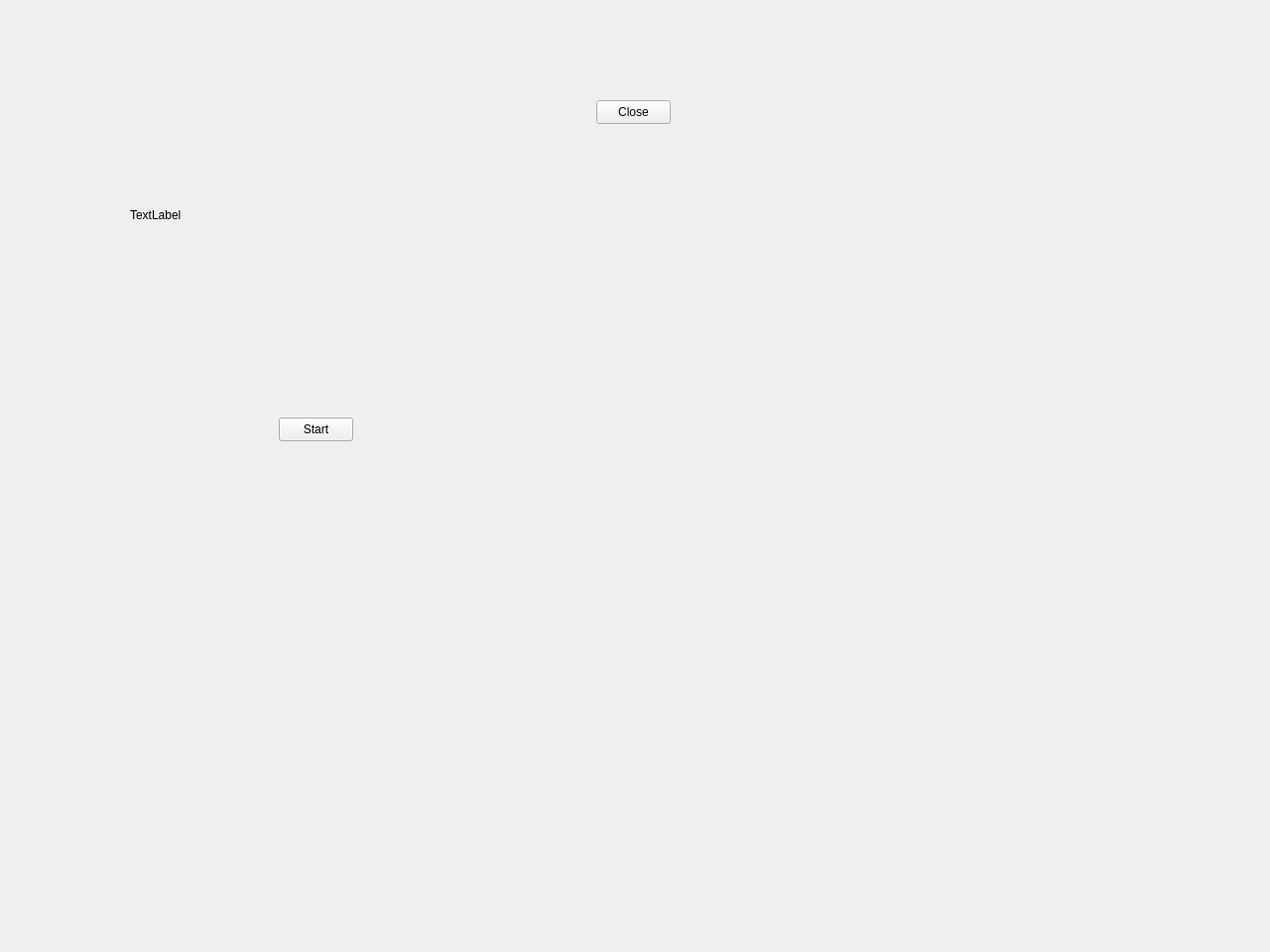
<?xml version="1.0" encoding="UTF-8"?>
<ui version="4.0">
 <class>Form</class>
 <widget class="QWidget" name="Form">
  <property name="geometry">
   <rect>
    <x>0</x>
    <y>0</y>
    <width>1280</width>
    <height>960</height>
   </rect>
  </property>
  <property name="windowTitle">
   <string>Form</string>
  </property>
  <layout class="QVBoxLayout" name="verticalLayout">
   <item>
    <widget class="QStackedWidget" name="stackedWidget">
     <widget class="QWidget" name="main_page">
      <widget class="QPushButton" name="main_next_button">
       <property name="geometry">
        <rect>
         <x>270</x>
         <y>410</y>
         <width>75</width>
         <height>24</height>
        </rect>
       </property>
       <property name="text">
        <string>Start</string>
       </property>
      </widget>
      <widget class="QPushButton" name="pushButton">
       <property name="geometry">
        <rect>
         <x>590</x>
         <y>90</y>
         <width>75</width>
         <height>24</height>
        </rect>
       </property>
       <property name="text">
        <string>Close</string>
       </property>
      </widget>
      <widget class="QLabel" name="video_stream">
       <property name="geometry">
        <rect>
         <x>120</x>
         <y>80</y>
         <width>341</width>
         <height>251</height>
        </rect>
       </property>
       <property name="text">
        <string>TextLabel</string>
       </property>
      </widget>
     </widget>
     <widget class="QWidget" name="info_page">
      <widget class="QLabel" name="info_label">
       <property name="geometry">
        <rect>
         <x>280</x>
         <y>190</y>
         <width>50</width>
         <height>16</height>
        </rect>
       </property>
       <property name="text">
        <string>Info</string>
       </property>
      </widget>
      <widget class="QPushButton" name="info_home_button">
       <property name="geometry">
        <rect>
         <x>490</x>
         <y>330</y>
         <width>75</width>
         <height>24</height>
        </rect>
       </property>
       <property name="text">
        <string>Home</string>
       </property>
      </widget>
      <widget class="QPushButton" name="info_next_button">
       <property name="geometry">
        <rect>
         <x>480</x>
         <y>390</y>
         <width>75</width>
         <height>24</height>
        </rect>
       </property>
       <property name="text">
        <string>Next</string>
       </property>
      </widget>
      <widget class="QPushButton" name="info_prev_button">
       <property name="geometry">
        <rect>
         <x>360</x>
         <y>390</y>
         <width>75</width>
         <height>24</height>
        </rect>
       </property>
       <property name="text">
        <string>Prev</string>
       </property>
      </widget>
     </widget>
     <widget class="QWidget" name="input_page">
      <widget class="QPushButton" name="input_next_button">
       <property name="geometry">
        <rect>
         <x>460</x>
         <y>400</y>
         <width>75</width>
         <height>24</height>
        </rect>
       </property>
       <property name="text">
        <string>Next</string>
       </property>
      </widget>
      <widget class="QPushButton" name="input_home_button">
       <property name="geometry">
        <rect>
         <x>490</x>
         <y>320</y>
         <width>75</width>
         <height>24</height>
        </rect>
       </property>
       <property name="text">
        <string>Home</string>
       </property>
      </widget>
      <widget class="QLabel" name="input_label">
       <property name="geometry">
        <rect>
         <x>250</x>
         <y>190</y>
         <width>50</width>
         <height>16</height>
        </rect>
       </property>
       <property name="text">
        <string>Input</string>
       </property>
      </widget>
      <widget class="QPushButton" name="input_prev_button">
       <property name="geometry">
        <rect>
         <x>340</x>
         <y>400</y>
         <width>75</width>
         <height>24</height>
        </rect>
       </property>
       <property name="text">
        <string>Prev</string>
       </property>
      </widget>
     </widget>
     <widget class="QWidget" name="mode_select_page">
      <widget class="QPushButton" name="mode_select_home_button">
       <property name="geometry">
        <rect>
         <x>480</x>
         <y>260</y>
         <width>75</width>
         <height>24</height>
        </rect>
       </property>
       <property name="text">
        <string>Home</string>
       </property>
      </widget>
      <widget class="QPushButton" name="mode_select_image_button">
       <property name="geometry">
        <rect>
         <x>170</x>
         <y>380</y>
         <width>75</width>
         <height>24</height>
        </rect>
       </property>
       <property name="text">
        <string>Image</string>
       </property>
      </widget>
      <widget class="QLabel" name="mode_select_label">
       <property name="geometry">
        <rect>
         <x>260</x>
         <y>180</y>
         <width>101</width>
         <height>31</height>
        </rect>
       </property>
       <property name="text">
        <string>mode select</string>
       </property>
      </widget>
      <widget class="QPushButton" name="mode_select_video_button">
       <property name="geometry">
        <rect>
         <x>370</x>
         <y>380</y>
         <width>75</width>
         <height>24</height>
        </rect>
       </property>
       <property name="text">
        <string>Video</string>
       </property>
      </widget>
      <widget class="QPushButton" name="mode_select_prev_button">
       <property name="geometry">
        <rect>
         <x>480</x>
         <y>310</y>
         <width>75</width>
         <height>24</height>
        </rect>
       </property>
       <property name="text">
        <string>Prev</string>
       </property>
      </widget>
     </widget>
     <widget class="QWidget" name="image_page">
      <widget class="QPushButton" name="image_next_button">
       <property name="geometry">
        <rect>
         <x>440</x>
         <y>360</y>
         <width>75</width>
         <height>24</height>
        </rect>
       </property>
       <property name="text">
        <string>Next</string>
       </property>
      </widget>
      <widget class="QPushButton" name="image_home_button">
       <property name="geometry">
        <rect>
         <x>470</x>
         <y>300</y>
         <width>75</width>
         <height>24</height>
        </rect>
       </property>
       <property name="text">
        <string>Home</string>
       </property>
      </widget>
      <widget class="QLabel" name="image_label">
       <property name="geometry">
        <rect>
         <x>230</x>
         <y>140</y>
         <width>50</width>
         <height>16</height>
        </rect>
       </property>
       <property name="text">
        <string>image</string>
       </property>
      </widget>
      <widget class="QPushButton" name="image_prev_button">
       <property name="geometry">
        <rect>
         <x>330</x>
         <y>360</y>
         <width>75</width>
         <height>24</height>
        </rect>
       </property>
       <property name="text">
        <string>Prev</string>
       </property>
      </widget>
     </widget>
     <widget class="QWidget" name="video_page">
      <widget class="QPushButton" name="video_home_button">
       <property name="geometry">
        <rect>
         <x>490</x>
         <y>250</y>
         <width>75</width>
         <height>24</height>
        </rect>
       </property>
       <property name="text">
        <string>Home</string>
       </property>
      </widget>
      <widget class="QPushButton" name="video_next_button">
       <property name="geometry">
        <rect>
         <x>450</x>
         <y>410</y>
         <width>75</width>
         <height>24</height>
        </rect>
       </property>
       <property name="text">
        <string>Next</string>
       </property>
      </widget>
      <widget class="QLabel" name="video_label">
       <property name="geometry">
        <rect>
         <x>290</x>
         <y>160</y>
         <width>50</width>
         <height>16</height>
        </rect>
       </property>
       <property name="text">
        <string>video</string>
       </property>
      </widget>
      <widget class="QPushButton" name="video_prev_button">
       <property name="geometry">
        <rect>
         <x>500</x>
         <y>300</y>
         <width>75</width>
         <height>24</height>
        </rect>
       </property>
       <property name="text">
        <string>Prev</string>
       </property>
      </widget>
     </widget>
     <widget class="QWidget" name="end_page">
      <widget class="QPushButton" name="end_home_button">
       <property name="geometry">
        <rect>
         <x>470</x>
         <y>370</y>
         <width>75</width>
         <height>24</height>
        </rect>
       </property>
       <property name="text">
        <string>Home</string>
       </property>
      </widget>
      <widget class="QLabel" name="end_label">
       <property name="geometry">
        <rect>
         <x>260</x>
         <y>160</y>
         <width>131</width>
         <height>31</height>
        </rect>
       </property>
       <property name="text">
        <string>Thank you</string>
       </property>
      </widget>
     </widget>
    </widget>
   </item>
  </layout>
 </widget>
 <resources/>
 <connections>
  <connection>
   <sender>main_next_button</sender>
   <signal>clicked()</signal>
   <receiver>Form</receiver>
   <slot>go_next_page()</slot>
   <hints>
    <hint type="sourcelabel">
     <x>319</x>
     <y>432</y>
    </hint>
    <hint type="destinationlabel">
     <x>418</x>
     <y>477</y>
    </hint>
   </hints>
  </connection>
  <connection>
   <sender>info_home_button</sender>
   <signal>clicked()</signal>
   <receiver>Form</receiver>
   <slot>go_home_page()</slot>
   <hints>
    <hint type="sourcelabel">
     <x>552</x>
     <y>350</y>
    </hint>
    <hint type="destinationlabel">
     <x>422</x>
     <y>479</y>
    </hint>
   </hints>
  </connection>
  <connection>
   <sender>end_home_button</sender>
   <signal>clicked()</signal>
   <receiver>Form</receiver>
   <slot>go_home_page()</slot>
   <hints>
    <hint type="sourcelabel">
     <x>508</x>
     <y>400</y>
    </hint>
    <hint type="destinationlabel">
     <x>634</x>
     <y>475</y>
    </hint>
   </hints>
  </connection>
  <connection>
   <sender>image_next_button</sender>
   <signal>clicked()</signal>
   <receiver>Form</receiver>
   <slot>go_end_page()</slot>
   <hints>
    <hint type="sourcelabel">
     <x>499</x>
     <y>381</y>
    </hint>
    <hint type="destinationlabel">
     <x>603</x>
     <y>479</y>
    </hint>
   </hints>
  </connection>
  <connection>
   <sender>image_home_button</sender>
   <signal>clicked()</signal>
   <receiver>Form</receiver>
   <slot>go_home_page()</slot>
   <hints>
    <hint type="sourcelabel">
     <x>525</x>
     <y>318</y>
    </hint>
    <hint type="destinationlabel">
     <x>637</x>
     <y>352</y>
    </hint>
   </hints>
  </connection>
  <connection>
   <sender>info_next_button</sender>
   <signal>clicked()</signal>
   <receiver>Form</receiver>
   <slot>go_next_page()</slot>
   <hints>
    <hint type="sourcelabel">
     <x>532</x>
     <y>411</y>
    </hint>
    <hint type="destinationlabel">
     <x>633</x>
     <y>443</y>
    </hint>
   </hints>
  </connection>
  <connection>
   <sender>input_next_button</sender>
   <signal>clicked()</signal>
   <receiver>Form</receiver>
   <slot>go_next_page()</slot>
   <hints>
    <hint type="sourcelabel">
     <x>515</x>
     <y>418</y>
    </hint>
    <hint type="destinationlabel">
     <x>636</x>
     <y>415</y>
    </hint>
   </hints>
  </connection>
  <connection>
   <sender>input_home_button</sender>
   <signal>clicked()</signal>
   <receiver>Form</receiver>
   <slot>go_home_page()</slot>
   <hints>
    <hint type="sourcelabel">
     <x>548</x>
     <y>339</y>
    </hint>
    <hint type="destinationlabel">
     <x>634</x>
     <y>343</y>
    </hint>
   </hints>
  </connection>
  <connection>
   <sender>mode_select_image_button</sender>
   <signal>clicked()</signal>
   <receiver>Form</receiver>
   <slot>go_next_page()</slot>
   <hints>
    <hint type="sourcelabel">
     <x>227</x>
     <y>396</y>
    </hint>
    <hint type="destinationlabel">
     <x>640</x>
     <y>325</y>
    </hint>
   </hints>
  </connection>
  <connection>
   <sender>mode_select_home_button</sender>
   <signal>clicked()</signal>
   <receiver>Form</receiver>
   <slot>go_home_page()</slot>
   <hints>
    <hint type="sourcelabel">
     <x>552</x>
     <y>279</y>
    </hint>
    <hint type="destinationlabel">
     <x>640</x>
     <y>286</y>
    </hint>
   </hints>
  </connection>
  <connection>
   <sender>video_home_button</sender>
   <signal>clicked()</signal>
   <receiver>Form</receiver>
   <slot>go_home_page()</slot>
   <hints>
    <hint type="sourcelabel">
     <x>538</x>
     <y>267</y>
    </hint>
    <hint type="destinationlabel">
     <x>640</x>
     <y>402</y>
    </hint>
   </hints>
  </connection>
  <connection>
   <sender>video_next_button</sender>
   <signal>clicked()</signal>
   <receiver>Form</receiver>
   <slot>go_end_page()</slot>
   <hints>
    <hint type="sourcelabel">
     <x>512</x>
     <y>432</y>
    </hint>
    <hint type="destinationlabel">
     <x>632</x>
     <y>469</y>
    </hint>
   </hints>
  </connection>
  <connection>
   <sender>mode_select_video_button</sender>
   <signal>clicked()</signal>
   <receiver>Form</receiver>
   <slot>go_next_page()</slot>
   <hints>
    <hint type="sourcelabel">
     <x>414</x>
     <y>406</y>
    </hint>
    <hint type="destinationlabel">
     <x>651</x>
     <y>431</y>
    </hint>
   </hints>
  </connection>
  <connection>
   <sender>mode_select_prev_button</sender>
   <signal>clicked()</signal>
   <receiver>Form</receiver>
   <slot>go_prev_page()</slot>
   <hints>
    <hint type="sourcelabel">
     <x>526</x>
     <y>330</y>
    </hint>
    <hint type="destinationlabel">
     <x>639</x>
     <y>479</y>
    </hint>
   </hints>
  </connection>
  <connection>
   <sender>video_prev_button</sender>
   <signal>clicked()</signal>
   <receiver>Form</receiver>
   <slot>go_prev_page()</slot>
   <hints>
    <hint type="sourcelabel">
     <x>572</x>
     <y>319</y>
    </hint>
    <hint type="destinationlabel">
     <x>663</x>
     <y>-2</y>
    </hint>
   </hints>
  </connection>
  <connection>
   <sender>input_prev_button</sender>
   <signal>clicked()</signal>
   <receiver>Form</receiver>
   <slot>go_prev_page()</slot>
   <hints>
    <hint type="sourcelabel">
     <x>387</x>
     <y>419</y>
    </hint>
    <hint type="destinationlabel">
     <x>499</x>
     <y>6</y>
    </hint>
   </hints>
  </connection>
  <connection>
   <sender>info_prev_button</sender>
   <signal>clicked()</signal>
   <receiver>Form</receiver>
   <slot>go_prev_page()</slot>
   <hints>
    <hint type="sourcelabel">
     <x>412</x>
     <y>404</y>
    </hint>
    <hint type="destinationlabel">
     <x>538</x>
     <y>-10</y>
    </hint>
   </hints>
  </connection>
  <connection>
   <sender>image_prev_button</sender>
   <signal>clicked()</signal>
   <receiver>Form</receiver>
   <slot>go_prev_page()</slot>
   <hints>
    <hint type="sourcelabel">
     <x>374</x>
     <y>380</y>
    </hint>
    <hint type="destinationlabel">
     <x>589</x>
     <y>7</y>
    </hint>
   </hints>
  </connection>
  <connection>
   <sender>pushButton</sender>
   <signal>clicked()</signal>
   <receiver>Form</receiver>
   <slot>close_window()</slot>
   <hints>
    <hint type="sourcelabel">
     <x>631</x>
     <y>108</y>
    </hint>
    <hint type="destinationlabel">
     <x>708</x>
     <y>7</y>
    </hint>
   </hints>
  </connection>
 </connections>
 <slots>
  <slot>go_next_page()</slot>
  <slot>go_home_page()</slot>
  <slot>go_end_page()</slot>
  <slot>go_prev_page()</slot>
  <slot>close_window()</slot>
 </slots>
</ui>
